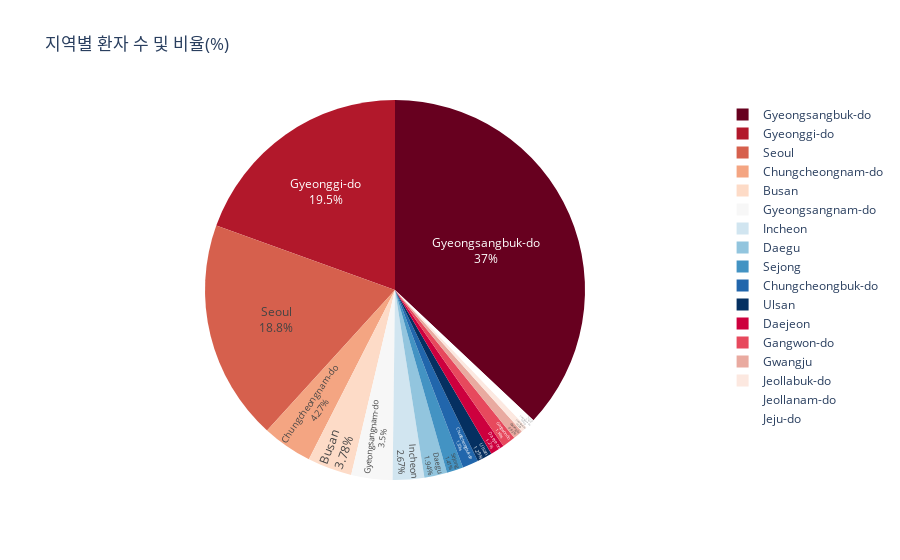

The notebook cell saved with this chart:
### Code cell
fig=px.pie(province_df, values='province', names='index', title='지역별 환자 수 및 비율(%)', color_discrete_sequence=px.colors.sequential.RdBu)
fig.update_traces(textposition='inside', textinfo='percent+label')
fig.show()

### Figure 1 — Plotly figure (JSON) as saved in the notebook; plotly's stock layout.template omitted (floating-point values rounded to 4 significant figures)
{"data": [{"domain": {"x": [0, 1], "y": [0, 1]}, "hovertemplate": "index=%{label}<br>province=%{value}<extra></extra>", "labels": ["Gyeongsangbuk-do", "Gyeonggi-do", "Seoul", "Chungcheongnam-do", "Busan", "Gyeongsangnam-do", "Incheon", "Daegu", "Sejong", "Chungcheongbuk-do", "Ulsan", "Daejeon", "Gangwon-do", "Gwangju", "Jeollabuk-do", "Jeollanam-do", "Jeju-do"], "legendgroup": "", "name": "", "showlegend": true, "textinfo": "percent+label", "textposition": "inside", "type": "pie", "values": [1204, 634, 610, 139, 123, 114, 87, 63, 46, 44, 42, 39, 37, 27, 17, 15, 12]}], "layout": {"legend": {"tracegroupgap": 0}, "piecolorway": ["rgb(103,0,31)", "rgb(178,24,43)", "rgb(214,96,77)", "rgb(244,165,130)", "rgb(253,219,199)", "rgb(247,247,247)", "rgb(209,229,240)", "rgb(146,197,222)", "rgb(67,147,195)", "rgb(33,102,172)", "rgb(5,48,97)"], "title": {"text": "지역별 환자 수 및 비율(%)"}}}
